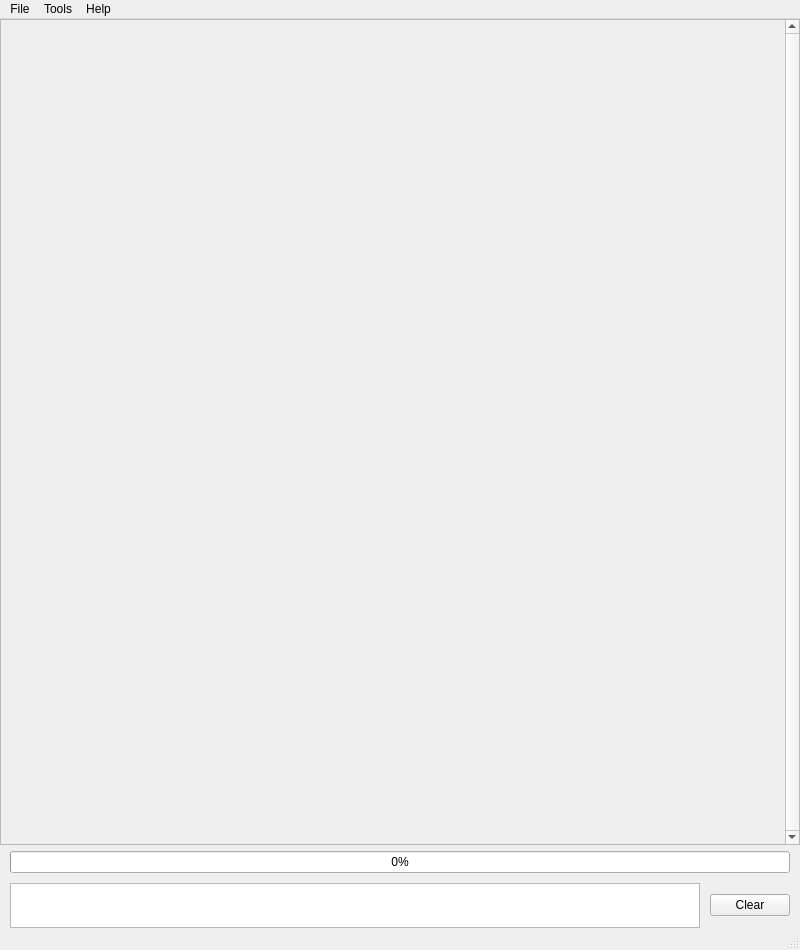
<?xml version="1.0" encoding="UTF-8"?>
<ui version="4.0">
 <class>MainWindow</class>
 <widget class="QMainWindow" name="MainWindow">
  <property name="geometry">
   <rect>
    <x>0</x>
    <y>0</y>
    <width>800</width>
    <height>950</height>
   </rect>
  </property>
  <property name="sizePolicy">
   <sizepolicy hsizetype="Preferred" vsizetype="Preferred">
    <horstretch>0</horstretch>
    <verstretch>0</verstretch>
   </sizepolicy>
  </property>
  <property name="minimumSize">
   <size>
    <width>800</width>
    <height>340</height>
   </size>
  </property>
  <property name="maximumSize">
   <size>
    <width>16777215</width>
    <height>16777215</height>
   </size>
  </property>
  <property name="windowTitle">
   <string>MJOLNIRGui</string>
  </property>
  <property name="windowOpacity">
   <double>1.000000000000000</double>
  </property>
  <widget class="QWidget" name="centralwidget">
   <property name="sizePolicy">
    <sizepolicy hsizetype="Expanding" vsizetype="Expanding">
     <horstretch>0</horstretch>
     <verstretch>0</verstretch>
    </sizepolicy>
   </property>
   <layout class="QVBoxLayout" name="verticalLayout_2">
    <property name="spacing">
     <number>0</number>
    </property>
    <property name="leftMargin">
     <number>0</number>
    </property>
    <property name="topMargin">
     <number>0</number>
    </property>
    <property name="rightMargin">
     <number>0</number>
    </property>
    <property name="bottomMargin">
     <number>0</number>
    </property>
    <item>
     <widget class="QScrollArea" name="scrollArea">
      <property name="sizePolicy">
       <sizepolicy hsizetype="Expanding" vsizetype="Expanding">
        <horstretch>0</horstretch>
        <verstretch>0</verstretch>
       </sizepolicy>
      </property>
      <property name="lineWidth">
       <number>0</number>
      </property>
      <property name="verticalScrollBarPolicy">
       <enum>Qt::ScrollBarAlwaysOn</enum>
      </property>
      <property name="horizontalScrollBarPolicy">
       <enum>Qt::ScrollBarAlwaysOff</enum>
      </property>
      <property name="widgetResizable">
       <bool>true</bool>
      </property>
      <widget class="QWidget" name="scrollAreaWidgetContents">
       <property name="geometry">
        <rect>
         <x>0</x>
         <y>0</y>
         <width>781</width>
         <height>822</height>
        </rect>
       </property>
       <layout class="QVBoxLayout" name="verticalLayout_4">
        <property name="leftMargin">
         <number>0</number>
        </property>
        <property name="topMargin">
         <number>0</number>
        </property>
        <property name="rightMargin">
         <number>0</number>
        </property>
        <property name="bottomMargin">
         <number>0</number>
        </property>
        <item>
         <layout class="QVBoxLayout" name="verticalLayout">
          <property name="spacing">
           <number>6</number>
          </property>
          <property name="sizeConstraint">
           <enum>QLayout::SetNoConstraint</enum>
          </property>
          <item>
           <widget class="QWidget" name="fixedOpen" native="true">
            <property name="sizePolicy">
             <sizepolicy hsizetype="Expanding" vsizetype="Fixed">
              <horstretch>0</horstretch>
              <verstretch>0</verstretch>
             </sizepolicy>
            </property>
            <property name="minimumSize">
             <size>
              <width>0</width>
              <height>300</height>
             </size>
            </property>
            <property name="toolTip">
             <string>Manage datasets and their datafiles</string>
            </property>
           </widget>
          </item>
          <item>
           <widget class="QWidget" name="collapsibleContainer" native="true">
            <property name="sizePolicy">
             <sizepolicy hsizetype="Preferred" vsizetype="Expanding">
              <horstretch>0</horstretch>
              <verstretch>0</verstretch>
             </sizepolicy>
            </property>
            <property name="styleSheet">
             <string notr="true"/>
            </property>
           </widget>
          </item>
         </layout>
        </item>
       </layout>
      </widget>
     </widget>
    </item>
    <item>
     <layout class="QVBoxLayout" name="verticalLayout_3">
      <property name="spacing">
       <number>10</number>
      </property>
      <property name="leftMargin">
       <number>10</number>
      </property>
      <property name="topMargin">
       <number>6</number>
      </property>
      <property name="rightMargin">
       <number>10</number>
      </property>
      <item>
       <widget class="QProgressBar" name="progressBar">
        <property name="sizePolicy">
         <sizepolicy hsizetype="Preferred" vsizetype="Fixed">
          <horstretch>0</horstretch>
          <verstretch>0</verstretch>
         </sizepolicy>
        </property>
        <property name="toolTip">
         <string>Current progress of action</string>
        </property>
        <property name="statusTip">
         <string>Current progress of action</string>
        </property>
        <property name="value">
         <number>0</number>
        </property>
       </widget>
      </item>
      <item>
       <layout class="QHBoxLayout" name="horizontalLayout">
        <property name="spacing">
         <number>10</number>
        </property>
        <property name="leftMargin">
         <number>0</number>
        </property>
        <property name="rightMargin">
         <number>0</number>
        </property>
        <item>
         <widget class="QTextBrowser" name="textBrowser">
          <property name="sizePolicy">
           <sizepolicy hsizetype="Expanding" vsizetype="Minimum">
            <horstretch>0</horstretch>
            <verstretch>0</verstretch>
           </sizepolicy>
          </property>
          <property name="maximumSize">
           <size>
            <width>16777215</width>
            <height>45</height>
           </size>
          </property>
          <property name="toolTip">
           <string>Log of messages from the gui</string>
          </property>
          <property name="statusTip">
           <string>Log of messages from the gui</string>
          </property>
         </widget>
        </item>
        <item>
         <widget class="QPushButton" name="log_reset_btn">
          <property name="toolTip">
           <string>Clear log</string>
          </property>
          <property name="statusTip">
           <string>Clear log</string>
          </property>
          <property name="text">
           <string>Clear</string>
          </property>
         </widget>
        </item>
       </layout>
      </item>
     </layout>
    </item>
   </layout>
  </widget>
  <widget class="QMenuBar" name="menubar">
   <property name="geometry">
    <rect>
     <x>0</x>
     <y>0</y>
     <width>800</width>
     <height>21</height>
    </rect>
   </property>
   <widget class="QMenu" name="menuFile">
    <property name="title">
     <string>File</string>
    </property>
    <addaction name="actionSave_GUI_state"/>
    <addaction name="actionLoad_GUI_state"/>
    <addaction name="separator"/>
    <addaction name="actionGenerate_View3d_script"/>
    <addaction name="actionGenerate_QELine_script"/>
    <addaction name="actionGenerate_QPlane_script"/>
    <addaction name="actionGenerate_1d_script"/>
    <addaction name="separator"/>
    <addaction name="actionClose_Windows"/>
    <addaction name="actionSettings"/>
    <addaction name="actionExit"/>
   </widget>
   <widget class="QMenu" name="menuHelp">
    <property name="title">
     <string>Help</string>
    </property>
    <addaction name="actionAbout"/>
    <addaction name="actionHelp"/>
    <addaction name="actionSubtraction"/>
   </widget>
   <widget class="QMenu" name="menuTools">
    <property name="title">
     <string>Tools</string>
    </property>
    <addaction name="action_masking_gui"/>
    <addaction name="actionPrediction_Tool"/>
    <addaction name="actionCalculate_Molecular_Weight"/>
    <addaction name="actionNeutron_Calculations"/>
    <addaction name="actionGenerate_Normalization"/>
    <addaction name="actionElectronic_Logbook"/>
    <addaction name="actionSubtraction_Of_DataSets"/>
   </widget>
   <addaction name="menuFile"/>
   <addaction name="menuTools"/>
   <addaction name="menuHelp"/>
  </widget>
  <widget class="QStatusBar" name="statusbar"/>
  <action name="actionSave_GUI_state">
   <property name="text">
    <string>Save GUI state</string>
   </property>
  </action>
  <action name="actionLoad_GUI_state">
   <property name="text">
    <string>Load GUI state</string>
   </property>
  </action>
  <action name="actionGenerate_View3d_script">
   <property name="text">
    <string>Generate View3D script</string>
   </property>
  </action>
  <action name="actionGenerate_QELine_script">
   <property name="text">
    <string>Generate QE Cut script</string>
   </property>
  </action>
  <action name="actionGenerate_QPlane_script">
   <property name="text">
    <string>Generate QPlane script</string>
   </property>
  </action>
  <action name="actionGenerate_1d_script">
   <property name="text">
    <string>Generate 1D script</string>
   </property>
  </action>
  <action name="actionExit">
   <property name="text">
    <string>Exit</string>
   </property>
  </action>
  <action name="actionOpen_mask_gui">
   <property name="text">
    <string>Open Mask GUI</string>
   </property>
  </action>
  <action name="actionLoad_mask">
   <property name="text">
    <string>Load Mask</string>
   </property>
  </action>
  <action name="actionAbout">
   <property name="text">
    <string>About</string>
   </property>
  </action>
  <action name="actionHelp">
   <property name="text">
    <string>Help</string>
   </property>
  </action>
  <action name="actionChange_Theme">
   <property name="text">
    <string>Change Theme</string>
   </property>
  </action>
  <action name="actionSettings">
   <property name="text">
    <string>Settings</string>
   </property>
  </action>
  <action name="actionClose_Windows">
   <property name="text">
    <string>Close Windows</string>
   </property>
  </action>
  <action name="actionPrediction_Tool">
   <property name="text">
    <string>Prediction Tool</string>
   </property>
  </action>
  <action name="actionCalculate_Molecular_Weight">
   <property name="text">
    <string>Calculate Molecular Weight</string>
   </property>
  </action>
  <action name="actionNeutron_Calculations">
   <property name="text">
    <string>Neutron Calculations</string>
   </property>
  </action>
  <action name="actionGenerate_Normalization">
   <property name="text">
    <string>Generate Normalization</string>
   </property>
  </action>
  <action name="actionElectronic_Logbook">
   <property name="text">
    <string>Electronic Logbook</string>
   </property>
  </action>
  <action name="actionSubtraction_Of_DataSets">
   <property name="text">
    <string>Subtraction of DataSets</string>
   </property>
  </action>
  <action name="actionSubtraction">
   <property name="text">
    <string>Subtraction</string>
   </property>
  </action>
  <action name="actionCheck_Update">
   <property name="text">
    <string>Check Update</string>
   </property>
  </action>
  <action name="action_masking_gui">
   <property name="text">
    <string>Masking Gui</string>
   </property>
  </action>
 </widget>
 <resources/>
 <connections/>
</ui>
